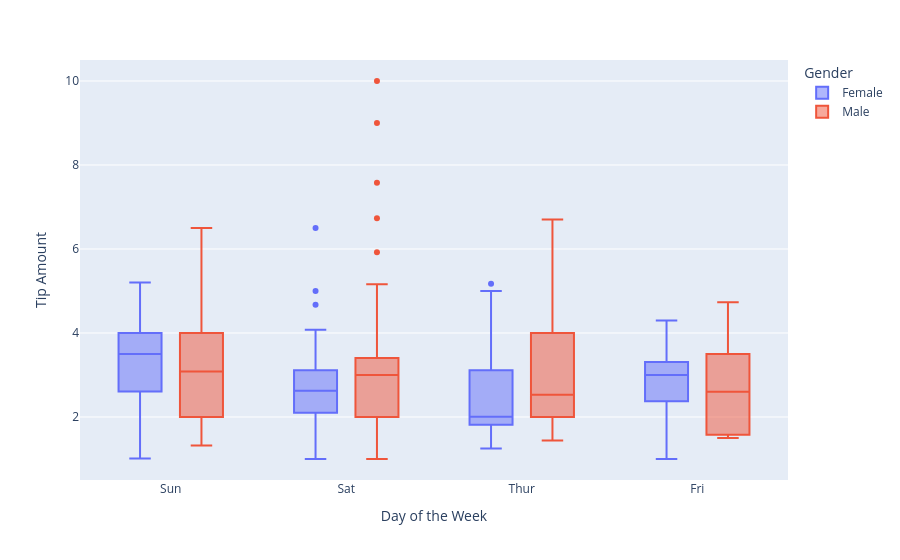

Here is the notebook cell this chart was saved with:
### Code cell
fig = px.box(tips_df, x='day', y='tip', color='sex', 
             labels={'day': 'Day of the Week', 'tip': 'Tip Amount', 'sex': 'Gender'})
fig.show()

### Figure 1 — Plotly figure (JSON) as saved in the notebook; plotly's stock layout.template omitted (floating-point values rounded to 4 significant figures; data arrays with more than 128 entries replaced by an {"elided": "..."} marker saying what was removed)
{"data": [{"alignmentgroup": "True", "hovertemplate": "Gender=Female<br>Day of the Week=%{x}<br>Tip Amount=%{y}<extra></extra>", "legendgroup": "Female", "marker": {"color": "#636efa"}, "name": "Female", "notched": false, "offsetgroup": "Female", "orientation": "v", "showlegend": true, "type": "box", "x": ["Sun", "Sun", "Sun", "Sun", "Sun", "Sun", "Sat", "Sat", "Sat", "Sat", "Sat", "Sat", "Sun", "Sun", "Sat", "Sat", "Sat", "Sat", "Sat", "Sat", "Sat", "Thur", "Thur", "Fri", "Fri", "Fri", "Fri", "Fri", "Sat", "Sat", "Sat", "Sat", "Sat", "Sun", "Sun", "Thur", "Thur", "Thur", "Thur", "Thur", "Thur", "Thur", "Thur", "Thur", "Thur", "Thur", "Thur", "Thur", "Thur", "Thur", "Thur", "Thur", "Thur", "Thur", "Thur", "Thur", "Thur", "Sun", "Sun", "Sun", "Sun", "Sun", "Sat", "Sat", "Sun", "Sun", "Sun", "Thur", "Thur", "Thur", "Thur", "Thur", "Thur", "Thur", "Sat", "Sat", "Sat", "Sat", "Sat", "Fri", "Fri", "Fri", "Fri", "Sat", "Sat", "Sat", "Thur"], "x0": " ", "xaxis": "x", "y": [1.01, 3.61, 5.0, 3.02, 1.67, 3.5, 2.75, 2.23, 3.0, 3.0, 2.45, 3.07, 2.6, 5.2, 1.5, 2.47, 1.0, 3.0, 3.14, 5.0, 2.2, 1.83, 5.17, 1.0, 4.3, 3.25, 2.5, 3.0, 2.5, 3.48, 4.08, 4.0, 1.0, 4.0, 3.5, 1.5, 1.8, 2.92, 1.68, 2.52, 4.2, 2.0, 2.0, 2.83, 1.5, 2.0, 3.25, 1.25, 2.0, 2.0, 2.75, 3.5, 5.0, 2.3, 1.5, 1.36, 1.63, 5.14, 3.75, 2.61, 2.0, 3.0, 1.61, 2.0, 4.0, 3.5, 3.5, 4.19, 5.0, 2.0, 2.01, 2.0, 2.5, 3.23, 2.23, 2.5, 6.5, 1.1, 3.09, 3.48, 3.0, 2.5, 2.0, 2.88, 4.67, 2.0, 3.0], "y0": " ", "yaxis": "y"}, {"alignmentgroup": "True", "hovertemplate": "Gender=Male<br>Day of the Week=%{x}<br>Tip Amount=%{y}<extra></extra>", "legendgroup": "Male", "marker": {"color": "#EF553B"}, "name": "Male", "notched": false, "offsetgroup": "Male", "orientation": "v", "showlegend": true, "type": "box", "x": {"elided": "157 str values"}, "x0": " ", "xaxis": "x", "y": {"elided": "157 float values"}, "y0": " ", "yaxis": "y"}], "layout": {"boxmode": "group", "legend": {"title": {"text": "Gender"}, "tracegroupgap": 0}, "margin": {"t": 60}, "xaxis": {"anchor": "y", "domain": [0, 1], "title": {"text": "Day of the Week"}}, "yaxis": {"anchor": "x", "domain": [0, 1], "title": {"text": "Tip Amount"}}}}
